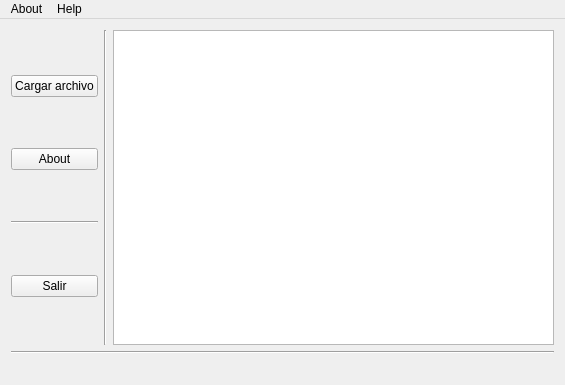
<?xml version="1.0" encoding="UTF-8"?>
<ui version="4.0">
 <class>MainWindow</class>
 <widget class="QMainWindow" name="MainWindow">
  <property name="geometry">
   <rect>
    <x>0</x>
    <y>0</y>
    <width>565</width>
    <height>385</height>
   </rect>
  </property>
  <property name="sizePolicy">
   <sizepolicy hsizetype="Expanding" vsizetype="Expanding">
    <horstretch>0</horstretch>
    <verstretch>0</verstretch>
   </sizepolicy>
  </property>
  <property name="minimumSize">
   <size>
    <width>0</width>
    <height>0</height>
   </size>
  </property>
  <property name="windowTitle">
   <string>ARCH - CPU - PROCESSOR</string>
  </property>
  <property name="styleSheet">
   <string notr="true"/>
  </property>
  <widget class="QWidget" name="centralWidget">
   <layout class="QVBoxLayout" name="verticalLayout_2">
    <item>
     <layout class="QHBoxLayout" name="horizontalLayout">
      <item>
       <layout class="QVBoxLayout" name="verticalLayout">
        <item>
         <widget class="QPushButton" name="pushButton">
          <property name="enabled">
           <bool>true</bool>
          </property>
          <property name="styleSheet">
           <string notr="true">font: 13pt &quot;Roboto&quot;;</string>
          </property>
          <property name="text">
           <string>Cargar archivo</string>
          </property>
         </widget>
        </item>
        <item>
         <widget class="QPushButton" name="aboutButton">
          <property name="text">
           <string>About</string>
          </property>
         </widget>
        </item>
        <item>
         <widget class="Line" name="line_2">
          <property name="orientation">
           <enum>Qt::Horizontal</enum>
          </property>
         </widget>
        </item>
        <item>
         <widget class="QPushButton" name="pushButton_2">
          <property name="enabled">
           <bool>true</bool>
          </property>
          <property name="text">
           <string>Salir</string>
          </property>
         </widget>
        </item>
       </layout>
      </item>
      <item>
       <widget class="Line" name="line">
        <property name="styleSheet">
         <string notr="true"/>
        </property>
        <property name="orientation">
         <enum>Qt::Vertical</enum>
        </property>
       </widget>
      </item>
      <item>
       <widget class="QTextEdit" name="textResult">
        <property name="enabled">
         <bool>true</bool>
        </property>
        <property name="styleSheet">
         <string notr="true">font: 13pt &quot;Roboto&quot;;</string>
        </property>
        <property name="readOnly">
         <bool>true</bool>
        </property>
       </widget>
      </item>
     </layout>
    </item>
    <item>
     <widget class="Line" name="line_3">
      <property name="orientation">
       <enum>Qt::Horizontal</enum>
      </property>
     </widget>
    </item>
    <item>
     <widget class="QLabel" name="hiloActual">
      <property name="text">
       <string/>
      </property>
      <property name="alignment">
       <set>Qt::AlignRight|Qt::AlignTrailing|Qt::AlignVCenter</set>
      </property>
     </widget>
    </item>
   </layout>
  </widget>
  <widget class="QMenuBar" name="menuBar">
   <property name="geometry">
    <rect>
     <x>0</x>
     <y>0</y>
     <width>565</width>
     <height>21</height>
    </rect>
   </property>
   <widget class="QMenu" name="menuAbout">
    <property name="title">
     <string>About</string>
    </property>
   </widget>
   <widget class="QMenu" name="menuHelp">
    <property name="title">
     <string>Help</string>
    </property>
   </widget>
   <addaction name="menuAbout"/>
   <addaction name="menuHelp"/>
  </widget>
 </widget>
 <layoutdefault spacing="6" margin="11"/>
 <resources/>
 <connections>
  <connection>
   <sender>pushButton</sender>
   <signal>clicked()</signal>
   <receiver>pushButton</receiver>
   <slot>hide()</slot>
   <hints>
    <hint type="sourcelabel">
     <x>68</x>
     <y>107</y>
    </hint>
    <hint type="destinationlabel">
     <x>68</x>
     <y>107</y>
    </hint>
   </hints>
  </connection>
 </connections>
</ui>
